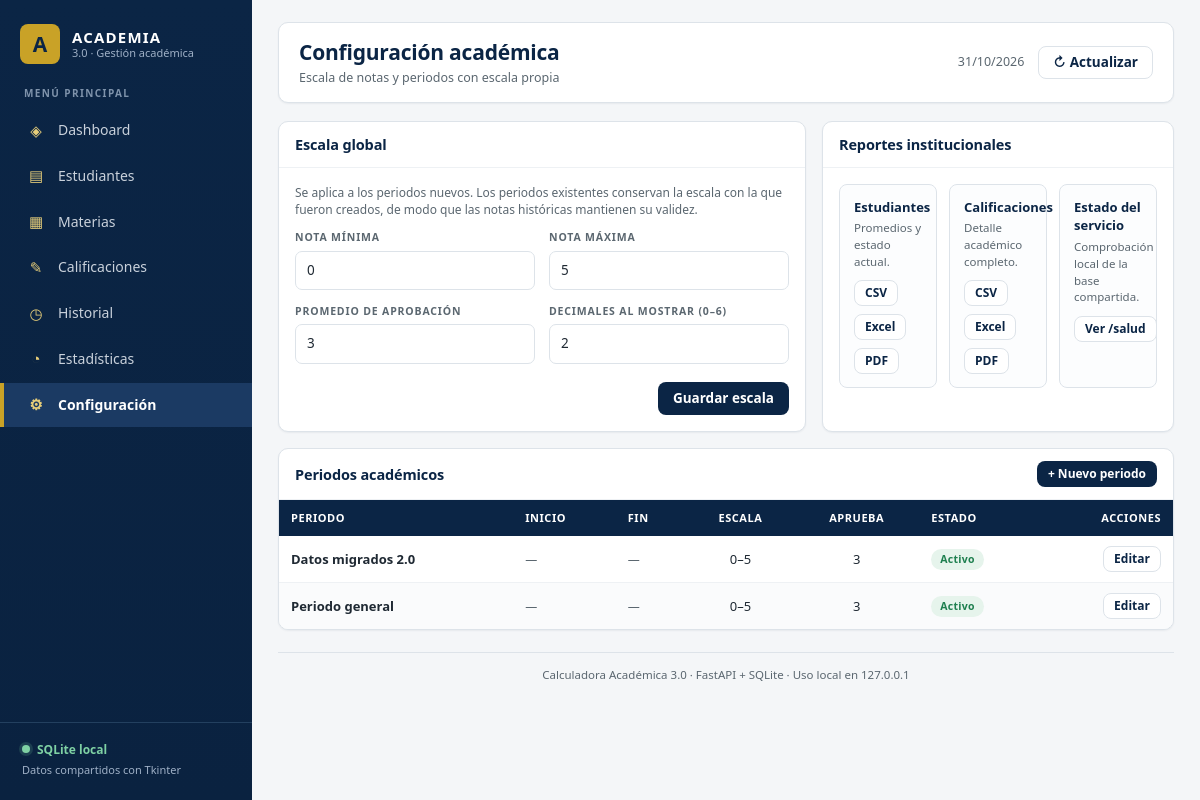
/configuracion, run on the app's committed database.
### tables this page shows
CREATE TABLE periodos (
    id             TEXT PRIMARY KEY,
    nombre         TEXT NOT NULL UNIQUE,
    fecha_inicio   TEXT,
    fecha_fin      TEXT,
    escala_min     REAL NOT NULL,
    escala_max     REAL NOT NULL,
    aprobacion_min REAL NOT NULL,
    activo         INTEGER NOT NULL DEFAULT 1 CHECK (activo IN (0, 1)),
    creado_en      TEXT NOT NULL,
    CHECK (escala_min < escala_max),
    CHECK (aprobacion_min >= escala_min AND aprobacion_min <= escala_max)
);

### app/web/rutas.py (the view)
@router.get("/configuracion")
def configuracion(
    request: Request,
    servicios: Servicios = Depends(servicios_lectura),
):
    escala = servicios.configuracion.obtener_escala()
    periodos = servicios.periodos.listar(incluir_inactivos=True)
    return _render(
        request,
        "configuracion.html",
        "configuracion",
        escala=escala,
        periodos=periodos,
    )

### app/web/templates/configuracion.html (shortened to what this page needs)
{% extends "base.html" %}
{% block encabezado %}Configuración académica{% endblock %}
{% block subencabezado %}Escala de notas y periodos con escala propia{% endblock %}
{% block contenido %}
<div class="rejilla ancha">
  <section class="panel">
    <div class="panel-cabecera">
      <h2>Escala global</h2>
    </div>
    <div class="panel-cuerpo">
      <p class="muted" style="margin-top:0">
        Se aplica a los periodos nuevos. Los periodos existentes conservan la escala con la que fueron creados,
        de modo que las notas históricas mantienen su validez.
      </p>
      <form class="formulario" method="post" action="/configuracion/escala">
        <div class="rejilla-campos">
          <div class="campo">
            <label for="minima">Nota mínima</label>
            <input id="minima" name="minima" type="number" step="any" required value="{{ '%g'|format(escala.minima) }}">
          </div>
          <div class="campo">
            <label for="maxima">Nota máxima</label>
            <input id="maxima" name="maxima" type="number" step="any" required value="{{ '%g'|format(escala.maxima) }}">
          </div>
          <div class="campo">
            <label for="aprobacion">Promedio de aprobación</label>
            <input id="aprobacion" name="aprobacion" type="number" step="any" required value="{{ '%g'|format(escala.aprobacion) }}">
          </div>
          <div class="campo">
            <label for="decimales">Decimales al mostrar (0–6)</label>
            <input id="decimales" name="decimales" type="number" min="0" max="6" step="1" required value="{{ escala.decimales }}">
          </div>
        </div>
        <div class="formulario-pie">
          <button class="boton primario" type="submit">Guardar escala</button>
        </div>
      </form>
    </div>
  </section>
  <section class="panel">
    <div class="panel-cabecera">
      <h2>Reportes institucionales</h2>
    </div>
    <div class="panel-cuerpo">
      <div class="reportes">
        <div class="reporte">
          <strong>Estudiantes</strong>
          <span>Promedios y estado actual.</span>
          <div class="acciones">
            <a class="boton secundario pequeno" href="/exportar/estudiantes.csv">CSV</a>
            <a class="boton secundario pequeno" href="/exportar/estudiantes.xlsx">Excel</a>
            <a class="boton secundario pequeno" href="/exportar/estudiantes.pdf">PDF</a>
          </div>
        </div>
        <div class="reporte">
          <strong>Calificaciones</strong>
          <span>Detalle académico completo.</span>
          <div class="acciones">
            <a class="boton secundario pequeno" href="/exportar/calificaciones.csv">CSV</a>
            <a class="boton secundario pequeno" href="/exportar/calificaciones.xlsx">Excel</a>
            <a class="boton secundario pequeno" href="/exportar/calificaciones.pdf">PDF</a>
          </div>
        </div>
        <div class="reporte">
          <strong>Estado del servicio</strong>
          <span>Comprobación local de la base compartida.</span>
          <div class="acciones">
            <a class="boton secundario pequeno" href="/salud">Ver /salud</a>
          </div>
        </div>
      </div>
    </div>
  </section>
</div>
<section class="panel">
  <div class="panel-cabecera">
    <h2>Periodos académicos</h2>
    <a class="boton primario pequeno" href="/periodos/nuevo">+ Nuevo periodo</a>
  </div>
  <div class="panel-cuerpo sin-relleno">
    {% if periodos %}
    <div class="tabla-envoltura">
      <table class="tabla">
        <thead>
          <tr>
            <th>Periodo</th>
            <th>Inicio</th>
            <th>Fin</th>
            <th class="num">Escala</th>
            <th class="num">Aprueba</th>
            <th>Estado</th>
            <th style="text-align:right">Acciones</th>
          </tr>
        </thead>
        <tbody>
          {% for periodo in periodos %}
          <tr>
            <td><strong>{{ periodo.nombre }}</strong></td>
            <td class="muted">{{ periodo.fecha_inicio or "—" }}</td>
            <td class="muted">{{ periodo.fecha_fin or "—" }}</td>
            <td class="num">{{ "%g"|format(periodo.escala_min) }}–{{ "%g"|format(periodo.escala_max) }}</td>
            <td class="num">{{ "%g"|format(periodo.aprobacion_min) }}</td>
            <td>
              {% if periodo.activo %}
              <span class="insignia aprobado">Activo</span>
              {% else %}
              <span class="insignia sin-notas">Inactivo</span>
              {% endif %}
            </td>
            <td>
              <div class="acciones-fila">
                <a class="boton secundario pequeno" href="/periodos/{{ periodo.id }}/editar">Editar</a>
              </div>
            </td>
          </tr>
          {% endfor %}
        </tbody>
      </table>
    </div>
    {% else %}
    <p class="vacio">No hay periodos registrados. <a href="/periodos/nuevo">Crear el primer periodo</a>.</p>
    {% endif %}
  </div>
</section>
{% endblock %}

### app/web/static/css/estilos.css (style rules this page uses)
:root { --azul: #0b2545; --azul-medio: #13315c; --azul-claro: #1b3a63; --dorado: #c9a227; --dorado-claro: #e7ce7a; --fondo: #f4f6f8; --blanco: #ffffff; --gris-borde: #dde3e9; --gris-suave: #eef1f4; --gris-texto: #5b6770; --texto: #1f2933; --verde: #1e7f4f; --verde-suave: #e6f4ec; --rojo: #b3261e; --rojo-suave: #fbeae8; --amarillo-suave: #fff6da; --sombra: 0 1px 2px rgba(11, 37, 69, 0.06); --radio: 10px; }
* { box-sizing: border-box; }
html, body { margin: 0; padding: 0; }
body { background: var(--fondo); color: var(--texto); font-family: "Segoe UI", system-ui, -apple-system, "Helvetica Neue", Arial, sans-serif; font-size: 15px; line-height: 1.45; }
a { color: var(--azul-medio); text-decoration: none; }
h1, h2, h3, h4 { margin: 0; color: var(--azul); letter-spacing: -0.01em; }
.boton { display: inline-flex; align-items: center; justify-content: center; gap: 6px; padding: 9px 14px; border: 1px solid transparent; border-radius: 8px; font: inherit; font-size: 13.5px; font-weight: 600; line-height: 1; cursor: pointer; white-space: nowrap; transition: background 0.15s ease, border-color 0.15s ease, color 0.15s ease; }
.boton.primario { background: var(--azul); color: var(--blanco); }
.boton.secundario { background: var(--blanco); border-color: var(--gris-borde); color: var(--azul); }
.boton.pequeno { padding: 6px 10px; font-size: 12px; }
.acciones { display: flex; flex-wrap: wrap; align-items: center; gap: 8px; }
.acciones-fila { display: flex; flex-wrap: wrap; align-items: center; gap: 8px; }
.rejilla { display: grid; gap: 16px; margin-bottom: 16px; }
.rejilla.ancha { grid-template-columns: minmax(0, 3fr) minmax(0, 2fr); }
.panel { background: var(--blanco); border: 1px solid var(--gris-borde); border-radius: var(--radio); box-shadow: var(--sombra); overflow: hidden; }
.panel-cabecera { display: flex; flex-wrap: wrap; align-items: center; justify-content: space-between; gap: 10px; padding: 12px 16px; border-bottom: 1px solid var(--gris-suave); }
.panel-cabecera h2, .panel-cabecera h3 { font-size: 14.5px; }
.panel-cuerpo { padding: 16px; }
.panel-cuerpo.sin-relleno { padding: 0; }
.tabla-envoltura { width: 100%; overflow-x: auto; }
table.tabla { width: 100%; border-collapse: collapse; font-size: 13px; }
table.tabla thead th { padding: 10px 12px; background: var(--azul); color: var(--blanco); font-size: 11px; font-weight: 700; letter-spacing: 0.05em; text-align: left; text-transform: uppercase; white-space: nowrap; }
table.tabla tbody td { padding: 10px 12px; border-bottom: 1px solid var(--gris-suave); vertical-align: middle; }
table.tabla tbody tr:nth-child(even) { background: #fafbfc; }
table.tabla tbody tr:last-child td { border-bottom: 0; }
table.tabla .num { text-align: center; font-variant-numeric: tabular-nums; }
table.tabla .acciones-fila { justify-content: flex-end; gap: 6px; }
.muted { color: var(--gris-texto); font-size: 12px; }
.insignia { display: inline-block; padding: 3px 9px; border-radius: 999px; font-size: 10.5px; font-weight: 700; letter-spacing: 0.03em; white-space: nowrap; }
.insignia.aprobado { background: var(--verde-suave); color: var(--verde); }
.formulario { display: flex; flex-direction: column; gap: 14px; }
.rejilla-campos { display: grid; grid-template-columns: repeat(2, minmax(0, 1fr)); gap: 14px; }
.campo { display: flex; flex-direction: column; gap: 5px; min-width: 0; }
.campo label { color: var(--gris-texto); font-size: 10.5px; font-weight: 700; letter-spacing: 0.08em; text-transform: uppercase; }
.campo input, .campo select, .campo textarea { width: 100%; padding: 9px 11px; border: 1px solid var(--gris-borde); border-radius: 7px; background: var(--blanco); color: var(--texto); font: inherit; font-size: 13.5px; outline: none; transition: border-color 0.15s ease, box-shadow 0.15s ease; }
.formulario-pie { display: flex; flex-wrap: wrap; justify-content: flex-end; gap: 10px; padding-top: 4px; }
.reportes { display: grid; grid-template-columns: repeat(3, minmax(0, 1fr)); gap: 12px; }
.reporte { display: flex; flex-direction: column; gap: 4px; padding: 13px 14px; border: 1px solid var(--gris-borde); border-radius: 8px; background: #fcfdfe; }
.reporte strong { color: var(--azul); font-size: 13px; }
.reporte span { color: var(--gris-texto); font-size: 11.5px; }
.reporte .acciones { margin-top: 6px; }

### data on the page
periodos: nombre "Datos migrados 2.0", fecha_inicio "—", fecha_fin "—", escala_min "0", escala_max "5", aprobacion_min "3", activo "Activo"
periodos: nombre "Periodo general", fecha_inicio "—", fecha_fin "—", escala_min "0", escala_max "5", aprobacion_min "3", activo "Activo"

### other printed values
{{ hoy }} "31/10/2026"
